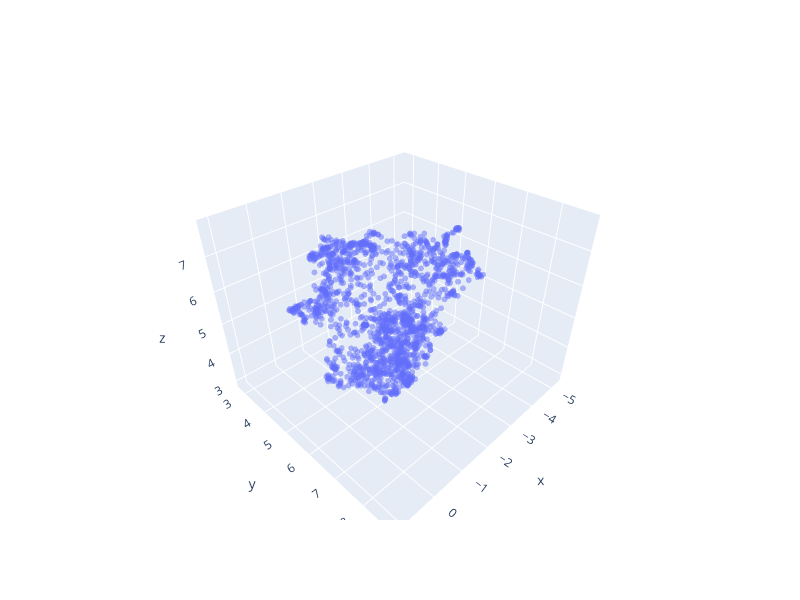

Here is the notebook cell this chart was saved with:
### Code cell
fig = go.Figure()
fig.add_trace(go.Scatter3d(
    x=text_reduced3[:, 0], y=text_reduced3[:, 1], z=text_reduced3[:, 2],
    hovertext=[n[:80] for n in text_news],
    mode="markers",
    marker=dict(line=dict(width=0), size=2, 
               ),
    opacity=0.5
))

fig.update_layout(width=800, height=600)
fig.show()

### Figure 1 — Plotly figure (JSON) as saved in the notebook; plotly's stock layout.template omitted (floating-point values rounded to 4 significant figures; data arrays with more than 128 entries replaced by an {"elided": "..."} marker saying what was removed)
{"data": [{"hovertext": {"elided": "1708 str values"}, "marker": {"line": {"width": 0}, "size": 2}, "mode": "markers", "opacity": 0.5, "type": "scatter3d", "x": {"elided": "1708 float values"}, "y": {"elided": "1708 float values"}, "z": {"elided": "1708 float values"}}], "layout": {"height": 600, "width": 800}}
